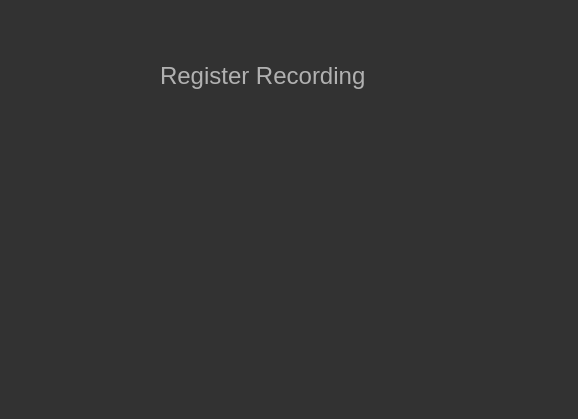
<?xml version="1.0" encoding="UTF-8"?>
<ui version="4.0">
 <class>Form</class>
 <widget class="QWidget" name="Form">
  <property name="geometry">
   <rect>
    <x>0</x>
    <y>0</y>
    <width>578</width>
    <height>419</height>
   </rect>
  </property>
  <property name="windowTitle">
   <string>Form</string>
  </property>
  <property name="styleSheet">
   <string notr="true">QToolTip
{
     border: 1px solid black;
     background-color: #ffa02f;
     padding: 1px;
     border-radius: 3px;
     opacity: 100;
}

QWidget
{
    color: #b1b1b1;
    background-color: #323232;
}

QTreeView, QListView
{
    background-color: silver;
    margin-left: 5px;
}

QWidget:item:hover
{
    background-color: QLinearGradient( x1: 0, y1: 0, x2: 0, y2: 1, stop: 0 #ffa02f, stop: 1 #ca0619);
    color: #000000;
}

QWidget:item:selected
{
    background-color: QLinearGradient( x1: 0, y1: 0, x2: 0, y2: 1, stop: 0 #ffa02f, stop: 1 #d7801a);
}

QMenuBar::item
{
    background: transparent;
}

QMenuBar::item:selected
{
    background: transparent;
    border: 1px solid #ffaa00;
}

QMenuBar::item:pressed
{
    background: #444;
    border: 1px solid #000;
    background-color: QLinearGradient(
        x1:0, y1:0,
        x2:0, y2:1,
        stop:1 #212121,
        stop:0.4 #343434/*,
        stop:0.2 #343434,
        stop:0.1 #ffaa00*/
    );
    margin-bottom:-1px;
    padding-bottom:1px;
}

QMenu
{
    border: 1px solid #000;
}

QMenu::item
{
    padding: 2px 20px 2px 20px;
}

QMenu::item:selected
{
    color: #000000;
}

QWidget:disabled
{
    color: #808080;
    background-color: #323232;
}

QAbstractItemView
{
    background-color: QLinearGradient( x1: 0, y1: 0, x2: 0, y2: 1, stop: 0 #4d4d4d, stop: 0.1 #646464, stop: 1 #5d5d5d);
}

QWidget:focus
{
    /*border: 1px solid darkgray;*/
}

QLineEdit
{
    background-color: QLinearGradient( x1: 0, y1: 0, x2: 0, y2: 1, stop: 0 #4d4d4d, stop: 0 #646464, stop: 1 #5d5d5d);
    padding: 1px;
    border-style: solid;
    border: 1px solid #1e1e1e;
    border-radius: 5;
}

QPushButton
{
    color: #b1b1b1;
    background-color: QLinearGradient( x1: 0, y1: 0, x2: 0, y2: 1, stop: 0 #565656, stop: 0.1 #525252, stop: 0.5 #4e4e4e, stop: 0.9 #4a4a4a, stop: 1 #464646);
    border-width: 1px;
    border-color: #1e1e1e;
    border-style: solid;
    border-radius: 6;
    padding: 3px;
    font-size: 12px;
    padding-left: 5px;
    padding-right: 5px;
    min-width: 40px;
}

QPushButton:pressed
{
    background-color: QLinearGradient( x1: 0, y1: 0, x2: 0, y2: 1, stop: 0 #2d2d2d, stop: 0.1 #2b2b2b, stop: 0.5 #292929, stop: 0.9 #282828, stop: 1 #252525);
}

QComboBox
{
    selection-background-color: #ffaa00;
    background-color: QLinearGradient( x1: 0, y1: 0, x2: 0, y2: 1, stop: 0 #565656, stop: 0.1 #525252, stop: 0.5 #4e4e4e, stop: 0.9 #4a4a4a, stop: 1 #464646);
    border-style: solid;
    border: 1px solid #1e1e1e;
    border-radius: 5;
}

QComboBox:hover,QPushButton:hover
{
    border: 2px solid QLinearGradient( x1: 0, y1: 0, x2: 0, y2: 1, stop: 0 #ffa02f, stop: 1 #d7801a);
}


QComboBox:on
{
    padding-top: 3px;
    padding-left: 4px;
    background-color: QLinearGradient( x1: 0, y1: 0, x2: 0, y2: 1, stop: 0 #2d2d2d, stop: 0.1 #2b2b2b, stop: 0.5 #292929, stop: 0.9 #282828, stop: 1 #252525);
    selection-background-color: #ffaa00;
}

QComboBox QAbstractItemView
{
    border: 2px solid darkgray;
    selection-background-color: QLinearGradient( x1: 0, y1: 0, x2: 0, y2: 1, stop: 0 #ffa02f, stop: 1 #d7801a);
}

QComboBox::drop-down
{
     subcontrol-origin: padding;
     subcontrol-position: top right;
     width: 15px;

     border-left-width: 0px;
     border-left-color: darkgray;
     border-left-style: solid; /* just a single line */
     border-top-right-radius: 3px; /* same radius as the QComboBox */
     border-bottom-right-radius: 3px;
 }

QComboBox::down-arrow
{
     image: url(:/dark_orange/img/down_arrow.png);
}

QGroupBox
{
    border: 1px solid darkgray;
    margin-top: 10px;
}

QGroupBox:focus
{
    border: 1px solid darkgray;
}

QTextEdit:focus
{
    border: 1px solid darkgray;
}

QScrollBar:horizontal {
     border: 1px solid #222222;
     background: QLinearGradient( x1: 0, y1: 0, x2: 0, y2: 1, stop: 0.0 #121212, stop: 0.2 #282828, stop: 1 #484848);
     height: 7px;
     margin: 0px 16px 0 16px;
}

QScrollBar::handle:horizontal
{
      background: QLinearGradient( x1: 0, y1: 0, x2: 1, y2: 0, stop: 0 #ffa02f, stop: 0.5 #d7801a, stop: 1 #ffa02f);
      min-height: 20px;
      border-radius: 2px;
}

QScrollBar::add-line:horizontal {
      border: 1px solid #1b1b19;
      border-radius: 2px;
      background: QLinearGradient( x1: 0, y1: 0, x2: 1, y2: 0, stop: 0 #ffa02f, stop: 1 #d7801a);
      width: 14px;
      subcontrol-position: right;
      subcontrol-origin: margin;
}

QScrollBar::sub-line:horizontal {
      border: 1px solid #1b1b19;
      border-radius: 2px;
      background: QLinearGradient( x1: 0, y1: 0, x2: 1, y2: 0, stop: 0 #ffa02f, stop: 1 #d7801a);
      width: 14px;
     subcontrol-position: left;
     subcontrol-origin: margin;
}

QScrollBar::right-arrow:horizontal, QScrollBar::left-arrow:horizontal
{
      border: 1px solid black;
      width: 1px;
      height: 1px;
      background: white;
}

QScrollBar::add-page:horizontal, QScrollBar::sub-page:horizontal
{
      background: none;
}

QScrollBar:vertical
{
      background: QLinearGradient( x1: 0, y1: 0, x2: 1, y2: 0, stop: 0.0 #121212, stop: 0.2 #282828, stop: 1 #484848);
      width: 7px;
      margin: 16px 0 16px 0;
      border: 1px solid #222222;
}

QScrollBar::handle:vertical
{
      background: QLinearGradient( x1: 0, y1: 0, x2: 0, y2: 1, stop: 0 #ffa02f, stop: 0.5 #d7801a, stop: 1 #ffa02f);
      min-height: 20px;
      border-radius: 2px;
}

QScrollBar::add-line:vertical
{
      border: 1px solid #1b1b19;
      border-radius: 2px;
      background: QLinearGradient( x1: 0, y1: 0, x2: 0, y2: 1, stop: 0 #ffa02f, stop: 1 #d7801a);
      height: 14px;
      subcontrol-position: bottom;
      subcontrol-origin: margin;
}

QScrollBar::sub-line:vertical
{
      border: 1px solid #1b1b19;
      border-radius: 2px;
      background: QLinearGradient( x1: 0, y1: 0, x2: 0, y2: 1, stop: 0 #d7801a, stop: 1 #ffa02f);
      height: 14px;
      subcontrol-position: top;
      subcontrol-origin: margin;
}

QScrollBar::up-arrow:vertical, QScrollBar::down-arrow:vertical
{
      border: 1px solid black;
      width: 1px;
      height: 1px;
      background: white;
}


QScrollBar::add-page:vertical, QScrollBar::sub-page:vertical
{
      background: none;
}

QTextEdit
{
    background-color: #242424;
}

QPlainTextEdit
{
    background-color: #242424;
}

QHeaderView::section
{
    background-color: QLinearGradient(x1:0, y1:0, x2:0, y2:1, stop:0 #616161, stop: 0.5 #505050, stop: 0.6 #434343, stop:1 #656565);
    color: white;
    padding-left: 4px;
    border: 1px solid #6c6c6c;
}

QCheckBox:disabled
{
color: #414141;
}

QDockWidget::title
{
    text-align: center;
    spacing: 3px; /* spacing between items in the tool bar */
    background-color: QLinearGradient(x1:0, y1:0, x2:0, y2:1, stop:0 #323232, stop: 0.5 #242424, stop:1 #323232);
}

QDockWidget::close-button, QDockWidget::float-button
{
    text-align: center;
    spacing: 1px; /* spacing between items in the tool bar */
    background-color: QLinearGradient(x1:0, y1:0, x2:0, y2:1, stop:0 #323232, stop: 0.5 #242424, stop:1 #323232);
}

QDockWidget::close-button:hover, QDockWidget::float-button:hover
{
    background: #242424;
}

QDockWidget::close-button:pressed, QDockWidget::float-button:pressed
{
    padding: 1px -1px -1px 1px;
}

QMainWindow::separator
{
    background-color: QLinearGradient(x1:0, y1:0, x2:0, y2:1, stop:0 #161616, stop: 0.5 #151515, stop: 0.6 #212121, stop:1 #343434);
    color: white;
    padding-left: 4px;
    border: 1px solid #4c4c4c;
    spacing: 3px; /* spacing between items in the tool bar */
}

QMainWindow::separator:hover
{

    background-color: QLinearGradient(x1:0, y1:0, x2:0, y2:1, stop:0 #d7801a, stop:0.5 #b56c17 stop:1 #ffa02f);
    color: white;
    padding-left: 4px;
    border: 1px solid #6c6c6c;
    spacing: 3px; /* spacing between items in the tool bar */
}

QToolBar::handle
{
     spacing: 3px; /* spacing between items in the tool bar */
     background: url(:/dark_orange/img/handle.png);
}

QMenu::separator
{
    height: 2px;
    background-color: QLinearGradient(x1:0, y1:0, x2:0, y2:1, stop:0 #161616, stop: 0.5 #151515, stop: 0.6 #212121, stop:1 #343434);
    color: white;
    padding-left: 4px;
    margin-left: 10px;
    margin-right: 5px;
}

QProgressBar
{
    border: 2px solid grey;
    border-radius: 5px;
    text-align: center;
}

QProgressBar::chunk
{
    background-color: #d7801a;
    width: 2.15px;
    margin: 0.5px;
}

QTabBar::tab {
    color: #b1b1b1;
    border: 1px solid #444;
    border-bottom-style: none;
    background-color: #323232;
    padding-left: 10px;
    padding-right: 10px;
    padding-top: 3px;
    padding-bottom: 2px;
    margin-right: -1px;
}

QTabWidget::pane {
    border: 1px solid #444;
    top: 1px;
}

QTabBar::tab:last
{
    margin-right: 0; /* the last selected tab has nothing to overlap with on the right */
    border-top-right-radius: 3px;
}

QTabBar::tab:first:!selected
{
 margin-left: 0px; /* the last selected tab has nothing to overlap with on the right */


    border-top-left-radius: 3px;
}

QTabBar::tab:!selected
{
    color: #b1b1b1;
    border-bottom-style: solid;
    margin-top: 3px;
    background-color: QLinearGradient(x1:0, y1:0, x2:0, y2:1, stop:1 #212121, stop:.4 #343434);
}

QTabBar::tab:selected
{
    border-top-left-radius: 3px;
    border-top-right-radius: 3px;
    margin-bottom: 0px;
}

QTabBar::tab:!selected:hover
{
    /*border-top: 2px solid #ffaa00;
    padding-bottom: 3px;*/
    border-top-left-radius: 3px;
    border-top-right-radius: 3px;
    background-color: QLinearGradient(x1:0, y1:0, x2:0, y2:1, stop:1 #212121, stop:0.4 #343434, stop:0.2 #343434, stop:0.1 #ffaa00);
}

QRadioButton::indicator:checked, QRadioButton::indicator:unchecked{
    color: #b1b1b1;
    background-color: #323232;
    border: 1px solid #b1b1b1;
    border-radius: 6px;
}

QRadioButton::indicator:checked
{
    background-color: qradialgradient(
        cx: 0.5, cy: 0.5,
        fx: 0.5, fy: 0.5,
        radius: 1.0,
        stop: 0.25 #ffaa00,
        stop: 0.3 #323232
    );
}

QCheckBox::indicator{
    color: #b1b1b1;
    background-color: #323232;
    border: 1px solid #b1b1b1;
    width: 9px;
    height: 9px;
}

QRadioButton::indicator
{
    border-radius: 6px;
}

QRadioButton::indicator:hover, QCheckBox::indicator:hover
{
    border: 1px solid #ffaa00;
}

QCheckBox::indicator:checked
{
    image:url(:/dark_orange/img/checkbox.png);
}

QCheckBox::indicator:disabled, QRadioButton::indicator:disabled
{
    border: 1px solid #444;
}


QSlider::groove:horizontal {
    border: 1px solid #3A3939;
    height: 8px;
    background: #201F1F;
    margin: 2px 0;
    border-radius: 2px;
}

QSlider::handle:horizontal {
    background: QLinearGradient( x1: 0, y1: 0, x2: 0, y2: 1,
      stop: 0.0 silver, stop: 0.2 #a8a8a8, stop: 1 #727272);
    border: 1px solid #3A3939;
    width: 14px;
    height: 14px;
    margin: -4px 0;
    border-radius: 2px;
}

QSlider::groove:vertical {
    border: 1px solid #3A3939;
    width: 8px;
    background: #201F1F;
    margin: 0 0px;
    border-radius: 2px;
}

QSlider::handle:vertical {
    background: QLinearGradient( x1: 0, y1: 0, x2: 0, y2: 1, stop: 0.0 silver,
      stop: 0.2 #a8a8a8, stop: 1 #727272);
    border: 1px solid #3A3939;
    width: 14px;
    height: 14px;
    margin: 0 -4px;
    border-radius: 2px;
}

QAbstractSpinBox {
    padding-top: 2px;
    padding-bottom: 2px;
    border: 1px solid darkgray;

    border-radius: 2px;
    min-width: 50px;
}
</string>
  </property>
  <widget class="QLabel" name="label">
   <property name="geometry">
    <rect>
     <x>160</x>
     <y>40</y>
     <width>261</width>
     <height>71</height>
    </rect>
   </property>
   <property name="font">
    <font>
     <pointsize>18</pointsize>
    </font>
   </property>
   <property name="text">
    <string>Register Recording</string>
   </property>
  </widget>
 </widget>
 <resources/>
 <connections/>
</ui>
